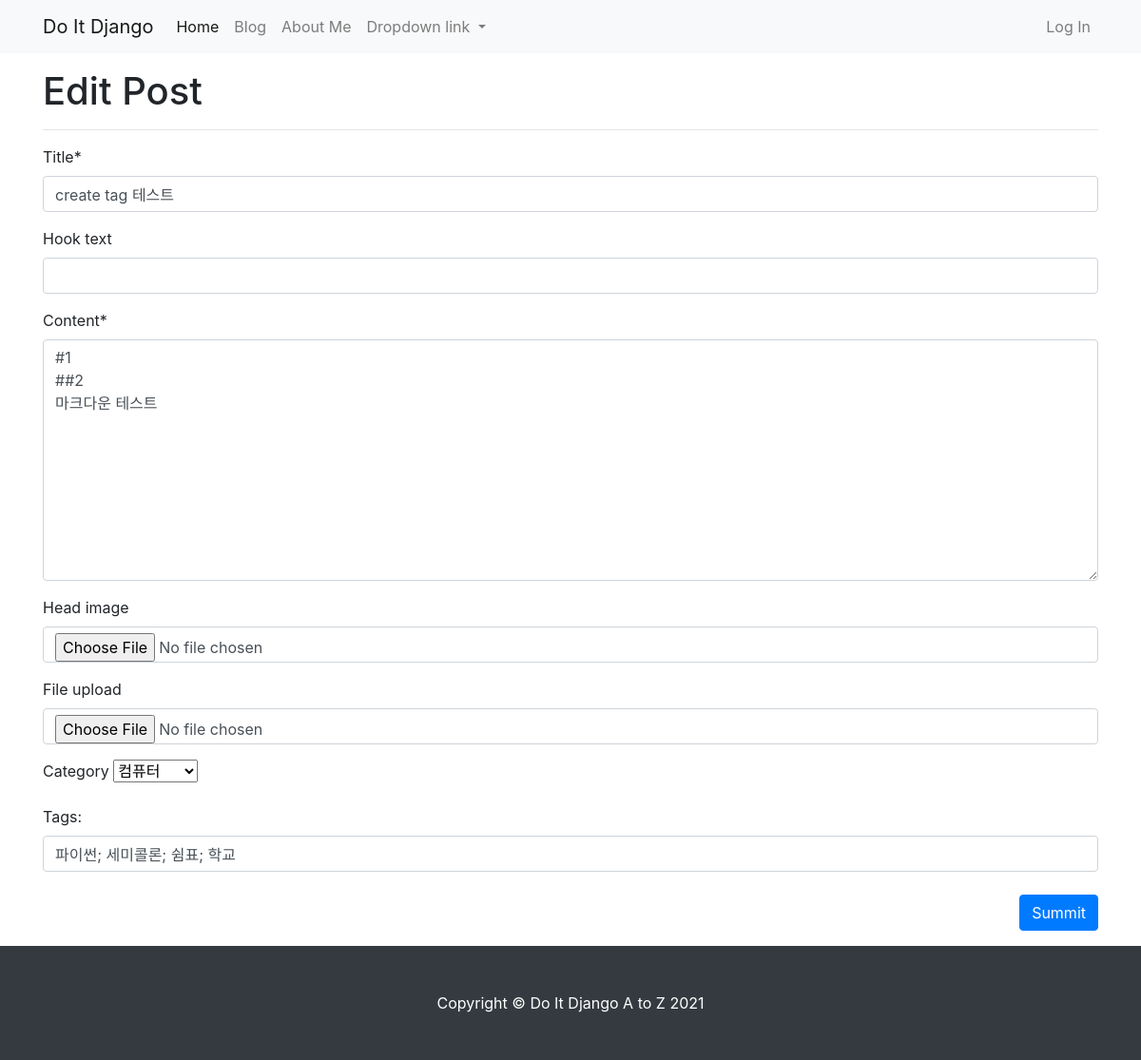
The app's page /blog/update_post/7/ (signed in), older data.
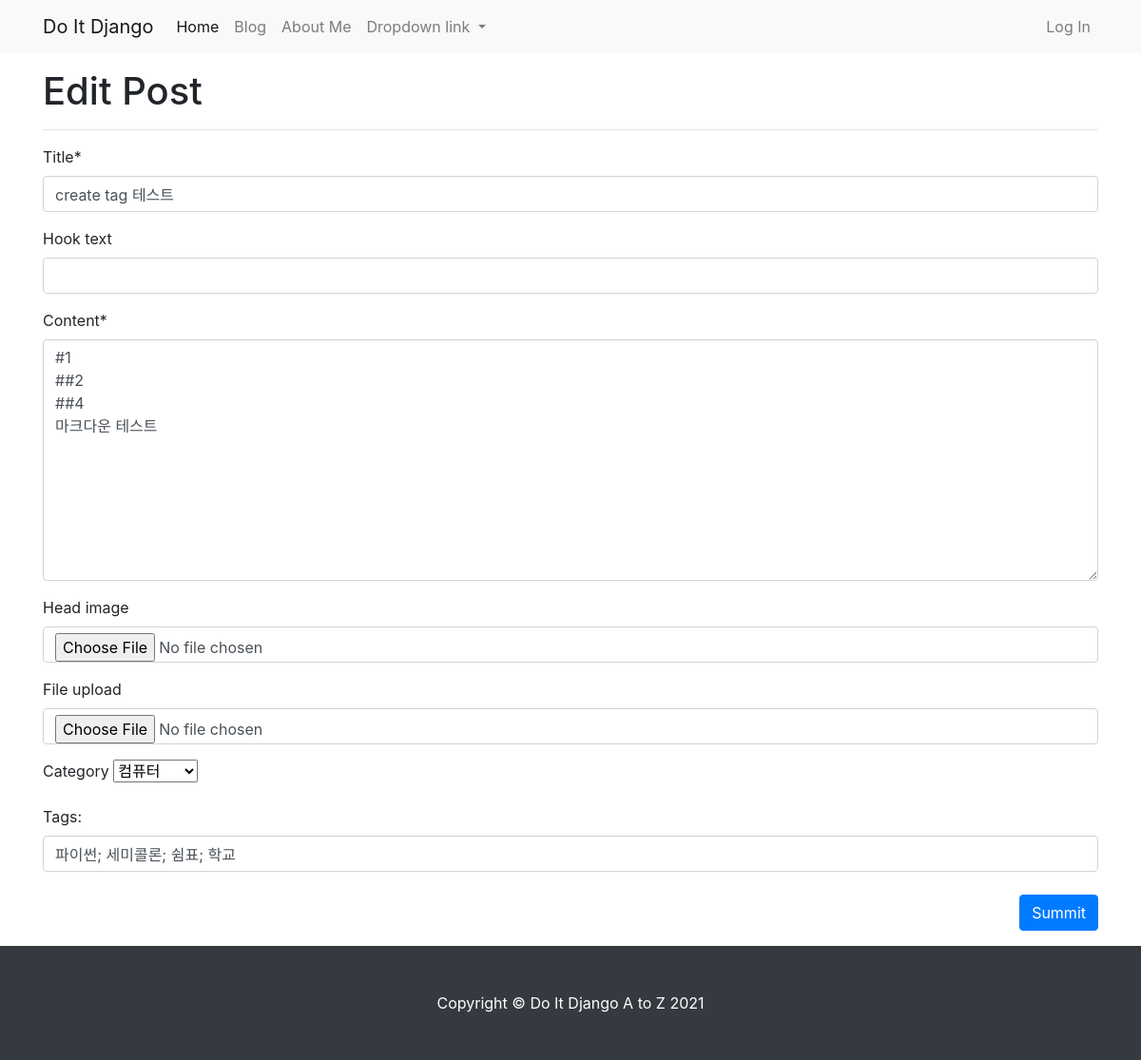
The same page, newer data.
### blog/models.py (models this page shows, shortened)
class Post(models.Model):
    title = models.CharField(max_length=30)
    hook_text = models.CharField(max_length=100, blank=True)
    content = MarkdownxField()
    head_image = models.ImageField(upload_to='blog/images/%Y/%m/%d/', blank=True)
    file_upload = models.FileField(upload_to='blog/files/%Y/%m/%d/', blank=True)
    created_at = models.DateTimeField(auto_now_add=True)
    updated_at = models.DateTimeField(auto_now=True)
    author = models.ForeignKey(User, null=True, on_delete=models.SET_NULL)
    category = models.ForeignKey(Category, null=True, blank=True, on_delete=models.SET_NULL)
    tags = models.ManyToManyField(Tag, blank=True)

### blog/views.py (the view, shortened to what this page needs)
# urls.py: path('update_post/<int:pk>/', views.PostUpdate.as_view()),
class PostUpdate(LoginRequiredMixin, UpdateView):
    model = Post
    fields = ["title", "hook_text", "content", "head_image", "file_upload", "category"]
    template_name = "blog/post_update_form.html"
    def get_context_data(self, **kwargs):
        context = super(PostUpdate, self).get_context_data()
        if self.object.tags.exists():
            tags_str_list = list()
            for t in self.object.tags.all():
                tags_str_list.append(t.name)
            context["tags_str_default"] = "; ".join(tags_str_list)
        return context
    def dispatch(self, request, *args, **kwargs):
        if request.user.is_authenticated and request.user == self.get_object().author:
            return super(PostUpdate, self).dispatch(request, *args, **kwargs)
        else:
            raise PermissionDenied

### blog/models.py (called while the page is built)
    def __str__(self):
        return self.name

### blog/templates/blog/post_update_form.html (shortened to what this page needs)
{% extends 'blog/base_full_width.html' %}
{% load crispy_forms_tags %}
{% block main_area %}
    <h1>Edit Post</h1>
    <hr />
    <form method="post" enctype="multipart/form-data">{% csrf_token %}
        {{ form | crispy }}
        <div id="div_id_tags_str">
            <label for="id_tags_str">Tags:</label>
            <input type="text" name="tags_str" id="id_tags_str"
                   class="textinput textInput form-control"
                   value="{{ tags_str_default }}">
        </div>
        <br/>
        <button type="submit" class="btn btn-primary float-right">Summit</button>
    </form>
{% endblock %}

Row changes from the older to the newer data that the page shows:
changed Post "create tag 테스트": content "#1 ##2 마크다운 테스트" → "#1 ##2 ##4 마크다운 테스트"
